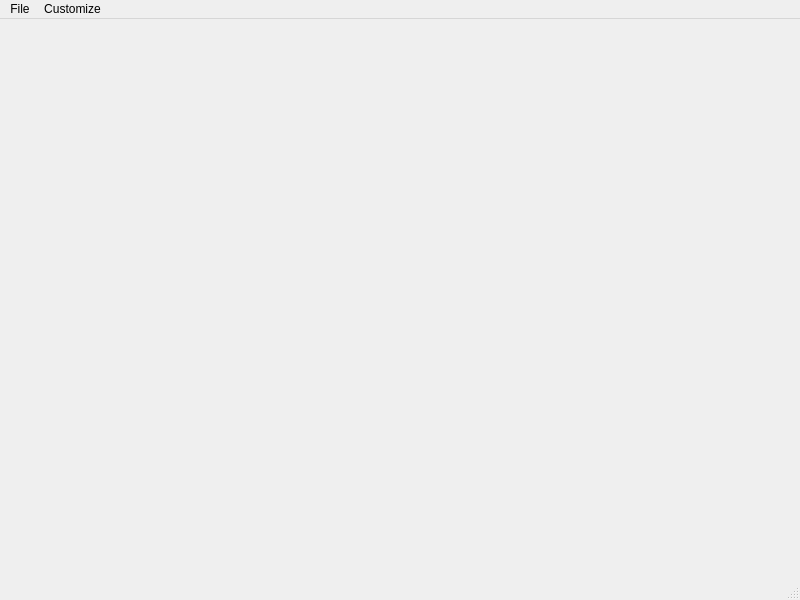
<?xml version="1.0" encoding="UTF-8"?>
<ui version="4.0">
 <class>MainWindow</class>
 <widget class="QMainWindow" name="MainWindow">
  <property name="geometry">
   <rect>
    <x>0</x>
    <y>0</y>
    <width>800</width>
    <height>600</height>
   </rect>
  </property>
  <property name="windowTitle">
   <string>Qt VulkanSceneGraph Viewer</string>
  </property>
  <widget class="QWidget" name="centralwidget"/>
  <widget class="QMenuBar" name="menubar">
   <property name="geometry">
    <rect>
     <x>0</x>
     <y>0</y>
     <width>800</width>
     <height>20</height>
    </rect>
   </property>
   <widget class="QMenu" name="menuFile">
    <property name="title">
     <string>File</string>
    </property>
    <addaction name="actionNew"/>
    <addaction name="actionOpen"/>
    <addaction name="separator"/>
    <addaction name="actionExit"/>
   </widget>
   <widget class="QMenu" name="menuCustomize">
    <property name="title">
     <string>Customize</string>
    </property>
    <addaction name="actionClearColor"/>
   </widget>
   <addaction name="menuFile"/>
   <addaction name="menuCustomize"/>
  </widget>
  <widget class="QStatusBar" name="statusbar"/>
  <action name="actionOpen">
   <property name="text">
    <string>Open...</string>
   </property>
  </action>
  <action name="actionExit">
   <property name="text">
    <string>Exit</string>
   </property>
  </action>
  <action name="actionClearColor">
   <property name="text">
    <string>Clear color...</string>
   </property>
  </action>
  <action name="actionNew">
   <property name="text">
    <string>New</string>
   </property>
  </action>
 </widget>
 <resources/>
 <connections>
  <connection>
   <sender>actionExit</sender>
   <signal>triggered()</signal>
   <receiver>MainWindow</receiver>
   <slot>close()</slot>
   <hints>
    <hint type="sourcelabel">
     <x>-1</x>
     <y>-1</y>
    </hint>
    <hint type="destinationlabel">
     <x>399</x>
     <y>299</y>
    </hint>
   </hints>
  </connection>
 </connections>
</ui>
